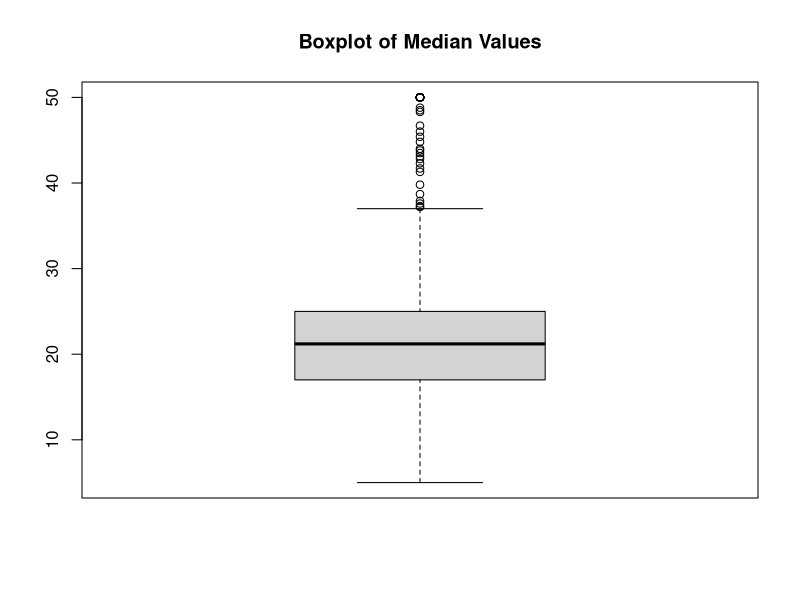
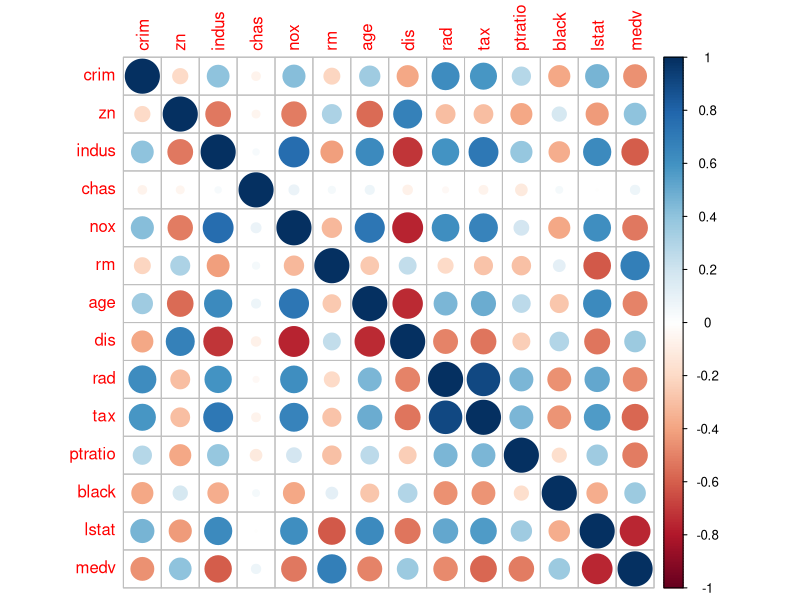
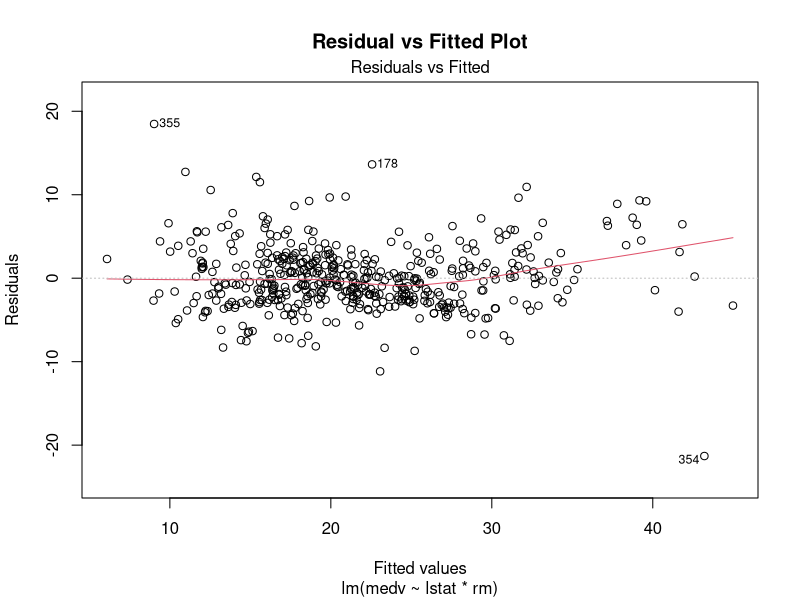
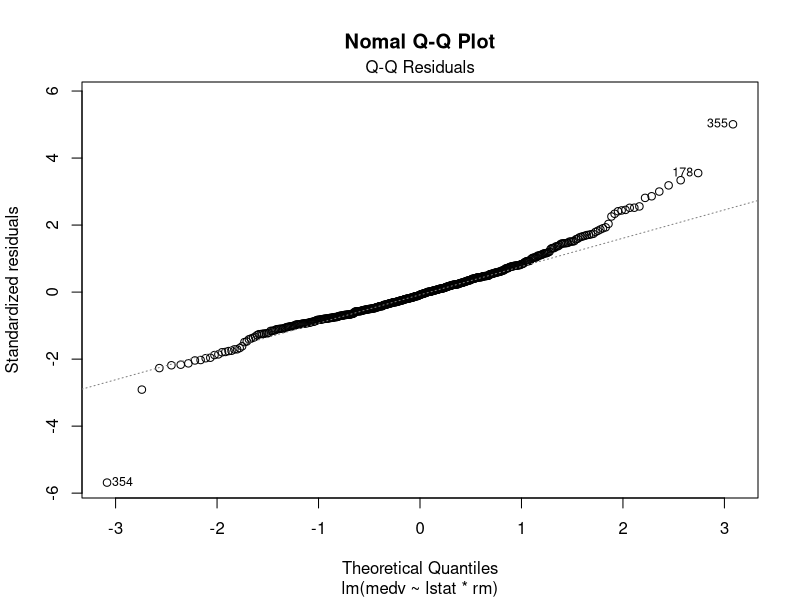
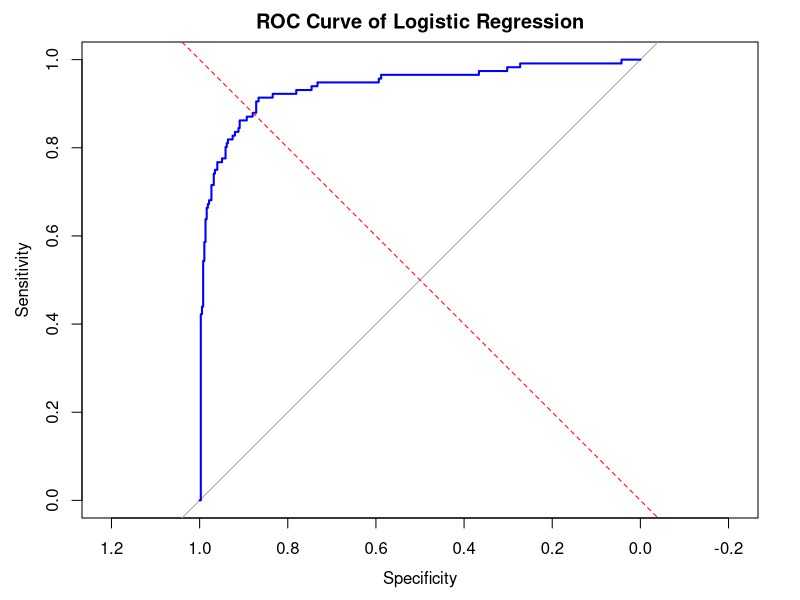

Generate these figures, in order, with R:
library(MASS)
library(ggplot2)
library(caret)
library(car)
library(pROC)
library(dplyr)
library(corrplot)

data("Boston")
head(Boston)
sum(is.na(Boston))

summary(Boston)

boxplot(Boston$medv,main="Boxplot of Median Values")
Boston <- Boston%>%filter(medv<50)

corr_matrix <- cor(Boston)
corrplot(corr_matrix,method="circle")

simple_model <- lm(medv~lstat,data=Boston)
summary(simple_model)

multiple_model <- lm(medv~lstat*rm,data=Boston)
summary(multiple_model)

adjusted_R2 <- summary(multiple_model)$adj.v.squared
AIC_value <- AIC(multiple_model)
BIC_value <- BIC(multiple_model)
cat('Adjusted R2:',adjusted_R2,"\tAIC value:",AIC_value)
cat("AIC value:",AIC_value,"\tBIC value:",BIC_value)

plot(multiple_model,which=1,main="Residual vs Fitted Plot")
plot(multiple_model,which=2,main="Nomal Q-Q Plot")

set.seed(42)
train_control <- trainControl(method="cv",number=10)
cv_model <- train(medv~lstat*rm,data=Boston,method="lm",trControl=train_control)
print(cv_model)

Boston$medv_class <- ifelse(Boston$medv>=25,1,0)
logistic_model <- glm(medv_class~lstat*rm,data=Boston,family="binomial")
pred_prob <- predict(logistic_model,type="response")
roc_curve <- roc(Boston$medv_class,pred_prob)

plot(roc_curve,main="ROC Curve of Logistic Regression",col="blue")
abline(a=0,b=1,lty=2,col="red")
cat("AUC:",auc(roc_curve))